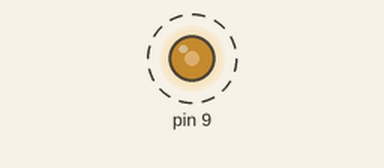
This sketch was run on a simulated Arduino Uno, built with avr-gcc and run on an emulated ATmega328P. Parts: output pins drawn as LEDs (lit = HIGH). Dashed ring = blinking.

Above: at 0.05 s.
Timing chart, 0 to 4.6 s (numbered marks = the images above):
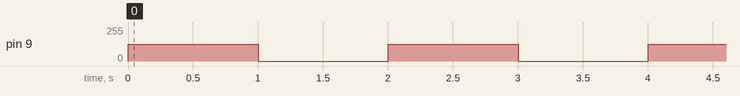

The sketch:

pwm_led.ino
```cpp
void setup() {
  // put your setup code here, to run once:
  Serial.begin(9600);
  pinMode(9, OUTPUT);
}

void loop() {
  // put your main code here, to run repeatedly:
  analogWrite(9, 255 / 2);
  delay(1000);
  analogWrite(9, 0);
  delay(1000);
}
```

Measured:
- by itself, pin 9: alternates 127/255 for 1.0 s and 0/255 for 1.0 s
